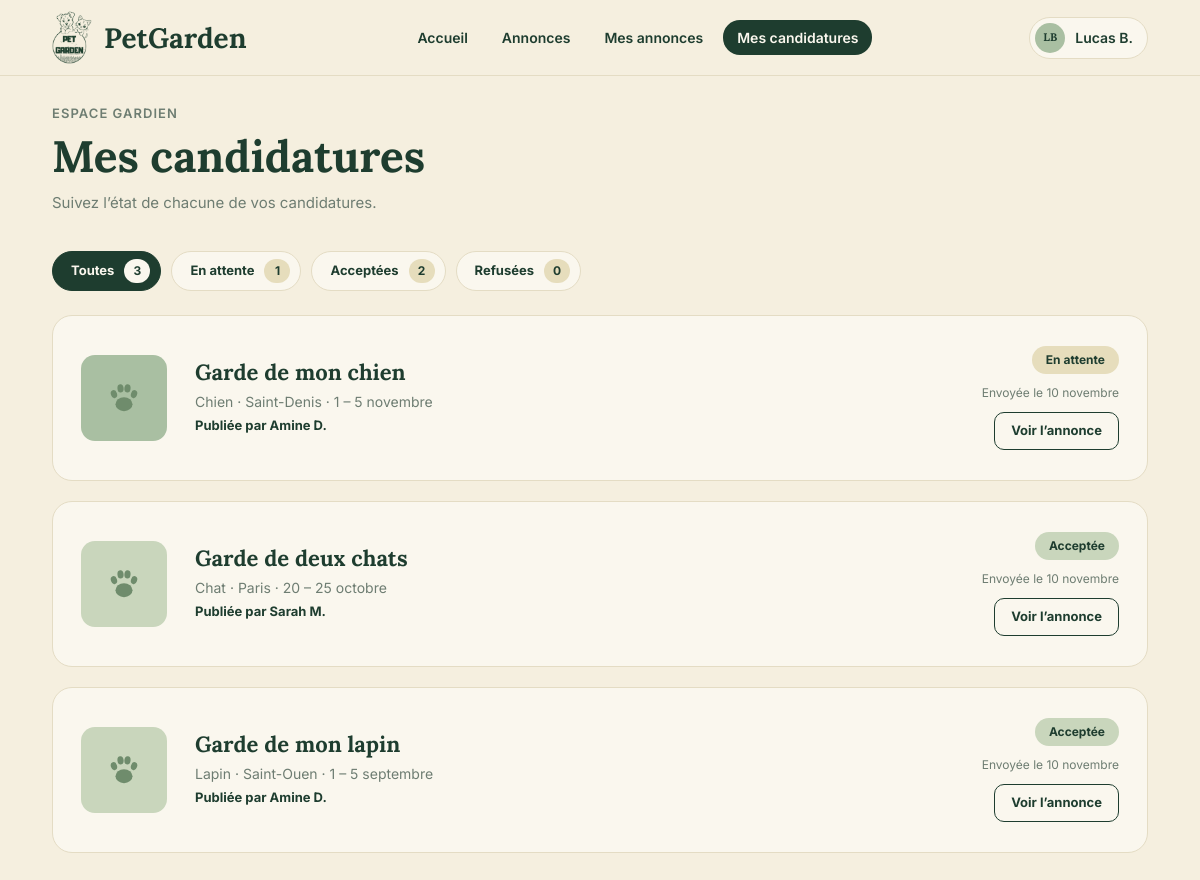
/mes_candidatures.php (signed in), run on the app's committed database.
### tables this page shows
create table candidatures (
    id_candidature int auto_increment,
    message text not null,
    statut enum('en attente', 'acceptee', 'refusee') not null default 'en attente',
    date_candidature datetime not null default current_timestamp,
    id_annonce int not null,
    id_gardien int not null,
    constraint pk_candidature primary key (id_candidature),
    constraint fk_candidature_annonce foreign key (id_annonce) references annonces(id_annonce) on delete restrict,
    constraint fk_candidature_gardien foreign key (id_gardien)  references utilisateur(id_utilisateur) on delete restrict,
    constraint uq_candidature unique (id_annonce, id_gardien)
);

create table annonces (
    id_annonce int auto_increment,
    titre varchar(150) not null,
    type_animal varchar(200) not null,
    ville varchar(100) not null,
    date_debut date not null,
    date_fin date not null,
    description text,
    statut enum('ouverte', 'pourvue', 'terminee') not null default 'ouverte',
    id_proprietaire int not null,
    constraint pk_annonce primary key (id_annonce),
    constraint fk_annonce_proprietaire foreign key (id_proprietaire) references utilisateur(id_utilisateur) on delete restrict,
    constraint chk_dates_annonce check (date_fin >= date_debut)
);

create table utilisateur (
    id_utilisateur int auto_increment,
    nom varchar(50) not null,
    prenom varchar(50) not null,
    email varchar(150) not null unique,
    mdp varchar(255) not null,
    role enum('utilisateur', 'admin') not null default 'utilisateur',
    constraint pk_utilisateur primary key (id_utilisateur)
);

### public/mes_candidatures.php (called while the page is built)
<?php
require_once __DIR__ . '/../controleur/candidature_controller.php';
$controleur = new CandidatureController();
$donnees = $controleur->mesCandidatures();
extract($donnees);
require __DIR__ . '/../vue/mes_candidatures.php';

### model/candidature.php (called while the page is built, shortened)
<?php
require_once __DIR__ . '/../config/database.php';
class Candidature
{
    private $pdo;
    public function __construct()
    {
        $database = new Database();
        $this->pdo = $database->getConnection();
    }
    public function listerParGardien($idGardien, $statut = '')
    {
        $sql = 'select c.*, a.titre, a.type_animal, a.ville, a.date_debut, a.date_fin,
                       a.statut as statut_annonce, u.prenom, u.nom,
                       (select count(*) from avis as v
                        where v.id_annonce = a.id_annonce and v.id_auteur = c.id_gardien) as avis_laisse
                from candidatures as c
                inner join annonces as a on a.id_annonce = c.id_annonce
                inner join utilisateur as u on u.id_utilisateur = a.id_proprietaire
                where c.id_gardien = :id_gardien';
        $parametres = ['id_gardien' => $idGardien];
        $sql .= ' order by c.date_candidature desc';
        $requete = $this->pdo->prepare($sql);
        $requete->execute($parametres);
        return $requete->fetchAll();
    }
    public function compterParStatut($colonne, $id)
    {
        $colonne = $colonne === 'id_annonce' ? 'id_annonce' : 'id_gardien';
        $requete = $this->pdo->prepare(
            "select statut, count(*) as total
             from candidatures
             where $colonne = :id
             group by statut"
        );
        $requete->execute(['id' => $id]);
        $compteurs = ['en attente' => 0, 'acceptee' => 0, 'refusee' => 0];
        foreach ($requete->fetchAll() as $ligne) {
            $compteurs[$ligne['statut']] = (int) $ligne['total'];
        }
        return $compteurs;
    }
}

### config/database.php (called while the page is built)
<?php
class Database{
    private $host = 'localhost';
    private $dbname = 'petgarden';
    private $user = 'root';
    private $mdp = '';
    private static $pdo = null;
    public function getConnection(){
        if (self::$pdo === null) {
            try {
                self::$pdo = new PDO(
                    "mysql:host=$this->host;dbname=$this->dbname;charset=utf8mb4",
                    $this->user,
                    $this->mdp,
                    [
                        PDO::ATTR_ERRMODE => PDO::ERRMODE_EXCEPTION,
                        PDO::ATTR_DEFAULT_FETCH_MODE => PDO::FETCH_ASSOC,
                    ]
                );
            } catch (PDOException $e) {
                http_response_code(500);
                exit('erreur de connexion à la base de données.');
            }
        }
        return self::$pdo;
    }
}

### controleur/candidature_controller.php (called while the page is built, shortened)
<?php
require_once __DIR__ . '/controleur.php';
require_once __DIR__ . '/../model/annonce.php';
require_once __DIR__ . '/../model/candidature.php';
class CandidatureController extends Controleur
{
    public function mesCandidatures()
    {
        $idGardien = $this->exigerConnexion();
        $statut = $this->texte($_GET, 'statut');
        if (!in_array($statut, ['en attente', 'acceptee', 'refusee'], true)) {
            $statut = '';
        }
        $candidatureModel = new Candidature();
        $compteurs = $candidatureModel->compterParStatut('id_gardien', $idGardien);
        return $this->vue([
            'candidatures' => $candidatureModel->listerParGardien($idGardien, $statut),
            'statut' => $statut,
            'compteurs' => $compteurs,
            'total' => array_sum($compteurs),
        ]);
    }
}

### controleur/controleur.php (called while the page is built, shortened)
<?php
class Controleur
{
    protected function exigerConnexion()
    {
        return (int) $_SESSION['id_utilisateur'];
    }
    protected function texte($tableau, $cle)
    {
        $valeur = $tableau[$cle] ?? '';
        return is_string($valeur) ? trim($valeur) : '';
    }
}

### vue/mes_candidatures.php (the view, shortened to what this page needs)
<?php
require __DIR__ . '/partials/entete.php';
$onglets = ['' => ['Toutes', $total], 'en attente' => ['En attente', $compteurs['en attente']],
            'acceptee' => ['Acceptées', $compteurs['acceptee']], 'refusee' => ['Refusées', $compteurs['refusee']]];
?>
<main class="conteneur page">
    <div class="page-titre">
        <p class="surtitre">Espace gardien</p>
        <h1>Mes candidatures</h1>
        <p class="texte-doux">Suivez l’état de chacune de vos candidatures.</p>
    </div>
    <nav class="filtres-statut">
        <?php foreach ($onglets as $cle => $onglet) : ?>
            <a href="mes_candidatures.php<?= $cle !== '' ? '?statut=' . urlencode($cle) : '' ?>" class="<?= $statut === $cle ? 'actif' : '' ?>">
                <?= e($onglet[0]) ?> <span><?= (int) $onglet[1] ?></span>
            </a>
        <?php endforeach; ?>
    </nav>
    <div class="liste">
        <?php foreach ($candidatures as $candidature) : ?>
            <article class="carte ligne-candidature">
                <span class="vignette statut-<?= e(classe_statut($candidature['statut'])) ?>"><?= patte(34) ?></span>
                <div class="ligne-candidature-texte">
                    <h2><?= e(majuscule($candidature['titre'])) ?></h2>
                    <p class="texte-doux">
                        <?= e(majuscule($candidature['type_animal'])) ?> · <?= e(titre($candidature['ville'])) ?> · <?= e(periode($candidature['date_debut'], $candidature['date_fin'])) ?>
                    </p>
                    <strong>Publiée par <?= e(nom_court($candidature['prenom'], $candidature['nom'])) ?></strong>
                </div>
                <div class="ligne-candidature-actions">
                    <span class="statut statut-clair statut-<?= e(classe_statut($candidature['statut'])) ?>"><?= e(libelle_statut($candidature['statut'])) ?></span>
                    <small>Envoyée le <?= e(jour_mois($candidature['date_candidature'])) ?></small>
                    <?php if ($candidature['statut'] === 'acceptee' && $candidature['statut_annonce'] === 'terminee' && !$candidature['avis_laisse']) : ?>
                        <a href="avis.php?id=<?= (int) $candidature['id_annonce'] ?>" class="bouton bouton-plein bouton-petit">Laisser un avis</a>
                    <?php else : ?>
                        <a href="annonce.php?id=<?= (int) $candidature['id_annonce'] ?>" class="bouton bouton-contour bouton-petit">Voir l’annonce</a>
                    <?php endif; ?>
                </div>
            </article>
        <?php endforeach; ?>
    </div>
</main>
<?php require __DIR__ . '/partials/pied.php'; ?>

### vue/partials/fonctions.php (shortened to what this page needs)
<?php
function e($valeur)
{
    return htmlspecialchars((string) $valeur, ENT_QUOTES, 'UTF-8');
}
function majuscule($texte)
{
    $texte = (string) $texte;
    return mb_strtoupper(mb_substr($texte, 0, 1)) . mb_substr($texte, 1);
}
function titre($texte)
{
    return mb_convert_case((string) $texte, MB_CASE_TITLE, 'UTF-8');
}
function nom_court($prenom, $nom)
{
    return titre($prenom) . ' ' . mb_strtoupper(mb_substr((string) $nom, 0, 1)) . '.';
}
function nom_mois($numero)
{
    $mois = ['janvier', 'février', 'mars', 'avril', 'mai', 'juin', 'juillet',
             'août', 'septembre', 'octobre', 'novembre', 'décembre'];
    return $mois[(int) $numero - 1];
}
function jour_mois($date)
{
    $horodatage = strtotime((string) $date);
    return date('j', $horodatage) . ' ' . nom_mois(date('n', $horodatage));
}
function periode($debut, $fin, $avecAnnee = false)
{
    $d = strtotime((string) $debut);
    $f = strtotime((string) $fin);
    $annee = $avecAnnee ? ' ' . date('Y', $f) : '';
    if (date('Y-m', $d) === date('Y-m', $f)) {
        return date('j', $d) . ' – ' . date('j', $f) . ' ' . nom_mois(date('n', $f)) . $annee;
    }
    return jour_mois($debut) . ' – ' . jour_mois($fin) . $annee;
}
function libelle_statut($statut)
{
    $libelles = [
        'ouverte' => 'Ouverte',
        'pourvue' => 'Pourvue',
        'terminee' => 'Terminée',
        'en attente' => 'En attente',
        'acceptee' => 'Acceptée',
        'refusee' => 'Refusée',
    ];
    return $libelles[$statut] ?? majuscule($statut);
}
function classe_statut($statut)
{
    return str_replace(' ', '-', (string) $statut);
}
function patte($taille = 44)
{
    return '<svg class="patte" width="' . (int) $taille . '" height="' . (int) $taille . '" viewBox="0 0 44 44" aria-hidden="true">'
        . '<ellipse cx="22" cy="30" rx="11" ry="9"/>'
        . '<ellipse cx="9" cy="17" rx="4" ry="5.2" transform="rotate(-18 9 17)"/>'
        . '<ellipse cx="17.5" cy="9.5" rx="4" ry="5.4" transform="rotate(-6 17.5 9.5)"/>'
        . '<ellipse cx="26.5" cy="9.5" rx="4" ry="5.4" transform="rotate(6 26.5 9.5)"/>'
        . '<ellipse cx="35" cy="17" rx="4" ry="5.2" transform="rotate(18 35 17)"/>'
        . '</svg>';
}

### public/assets/css/style.css (style rules this page uses)
:root { --vert: #1e3d2f; --vert-survol: #2f5342; --fond: #f5efdf; --carte: #faf7ee; --champ: #f1ead5; --bordure: #e4dcc4; --texte: #1e3d2f; --texte-doux: #6e7d72; --sauge: #a9bfa2; --sauge-clair: #c9d6bc; --sauge-fonce: #6f8c6c; --sable: #e2d6a5; --sable-clair: #e6ddbc; --or: #c9a94a; --etoile-vide: #ddd5ba; --rose: #ebd5cc; --rose-texte: #9a5a47; --titre: 'lora', georgia, serif; --corps: 'inter', system-ui, sans-serif; }
*, *::before, *::after { box-sizing: border-box; }
html { background: var(--fond); }
body { margin: 0; min-height: 100vh; display: flex; flex-direction: column; font-family: var(--corps); font-size: 15px; line-height: 1.5; color: var(--texte); background: var(--fond); }
main { flex: 1; }
h1, h2, h3 { margin: 0; font-family: var(--titre); font-weight: 700; line-height: 1.2; color: var(--vert); }
p { margin: 0; }
a { color: inherit; }
img, svg { display: block; }
small { font-size: 12px; color: var(--texte-doux); }
.conteneur { width: 100%; max-width: 1280px; margin: 0 auto; padding: 0 52px; }
.texte-doux { color: var(--texte-doux); }
.bouton { display: inline-flex; align-items: center; justify-content: center; gap: 6px; height: 46px; padding: 0 22px; border: 1.5px solid var(--vert); border-radius: 10px; font: 700 14px/1 var(--corps); text-decoration: none; white-space: nowrap; cursor: pointer; transition: background .15s, color .15s; }
.bouton-contour { background: transparent; color: var(--vert); }
.bouton-petit { height: 38px; padding: 0 16px; font-size: 13px; }
.carte { border: 1px solid var(--bordure); border-radius: 20px; background: var(--carte); padding: 28px; }
.page { padding-top: 28px; padding-bottom: 80px; }
.page-titre { margin-bottom: 36px; }
.page-titre h1 { margin: 6px 0 10px; font-size: 44px; }
.surtitre { font-size: 13px; font-weight: 600; letter-spacing: .08em; text-transform: uppercase; color: var(--texte-doux); }
.liste { display: grid; gap: 20px; }
.statut { display: inline-flex; align-items: center; height: 28px; padding: 0 14px; border-radius: 14px; font-size: 12px; font-weight: 700; white-space: nowrap; }
.statut-clair.statut-ouverte, .statut-clair.statut-acceptee { background: var(--sauge-clair); }
.statut-clair.statut-terminee, .statut-clair.statut-en-attente { background: var(--sable-clair); }
.patte { fill: var(--sauge-fonce); }
.filtres-statut { display: flex; flex-wrap: wrap; gap: 10px; margin: 28px 0 24px; }
.filtres-statut a { display: inline-flex; align-items: center; gap: 10px; height: 40px; padding: 0 10px 0 18px; border: 1px solid var(--bordure); border-radius: 20px; background: var(--carte); font-size: 13px; font-weight: 700; text-decoration: none; }
.filtres-statut a span { display: inline-flex; align-items: center; justify-content: center; min-width: 26px; height: 24px; padding: 0 6px; border-radius: 12px; background: var(--sable-clair); font-size: 12px; }
.filtres-statut a.actif { border-color: var(--vert); background: var(--vert); color: var(--carte); }
.filtres-statut a.actif span { background: var(--carte); color: var(--vert); }
.ligne-candidature { display: flex; align-items: center; gap: 28px; padding: 30px 28px; }
.vignette { display: flex; flex: none; align-items: center; justify-content: center; width: 86px; height: 86px; border-radius: 14px; background: var(--sauge); }
.vignette.statut-acceptee { background: var(--sauge-clair); }
.ligne-candidature-texte { flex: 1; }
.ligne-candidature-texte h2 { font-size: 22px; }
.ligne-candidature-texte p { margin: 6px 0 2px; font-size: 14px; }
.ligne-candidature-texte strong { font-size: 13px; }
.ligne-candidature-actions { display: flex; flex-direction: column; align-items: flex-end; gap: 10px; }

### data on the page
candidatures: id_annonce.titre "Garde de mon chien", id_annonce.type_animal "Chien", id_annonce.ville "Saint-Denis", id_annonce.date_fin "1 – 5 novembre", utilisateur.prenom+nom "Amine D.", statut "En attente", date_candidature "10 novembre"
candidatures: id_annonce.titre "Garde de deux chats", id_annonce.type_animal "Chat", id_annonce.ville "Paris", id_annonce.date_fin "20 – 25 octobre", utilisateur.prenom+nom "Sarah M.", statut "Acceptée", date_candidature "10 novembre"
candidatures: id_annonce.titre "Garde de mon lapin", id_annonce.type_animal "Lapin", id_annonce.ville "Saint-Ouen", id_annonce.date_fin "1 – 5 septembre", utilisateur.prenom+nom "Amine D.", statut "Acceptée", date_candidature "10 novembre"

### other printed values
$lien[1] "Accueil"
$lien[1] "Annonces"
$lien[1] "Mes annonces"
$lien[1] "Mes candidatures"
$est_admin ? 'AD' : initiales($connecte['prenom'], $connecte['nom']) "LB"
$onglet[0] "Toutes"
$onglet[1] "3"
$onglet[0] "En attente"
$onglet[1] "1"
$onglet[0] "Acceptées"
$onglet[1] "2"
$onglet[0] "Refusées"
$onglet[1] "0"
